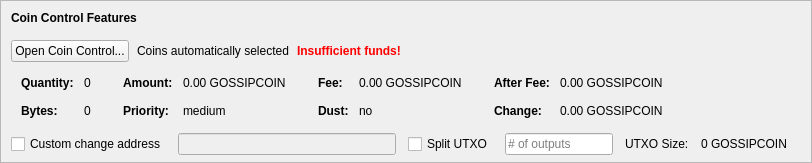
    <widget class="QFrame" name="frameCoinControl">
     <property name="sizePolicy">
      <sizepolicy hsizetype="Expanding" vsizetype="Expanding">
       <horstretch>0</horstretch>
       <verstretch>0</verstretch>
      </sizepolicy>
     </property>
     <property name="maximumSize">
      <size>
       <width>16777215</width>
       <height>16777215</height>
      </size>
     </property>
     <property name="frameShape">
      <enum>QFrame::StyledPanel</enum>
     </property>
     <property name="frameShadow">
      <enum>QFrame::Sunken</enum>
     </property>
     <layout class="QVBoxLayout" name="verticalLayoutCoinControl2">
      <property name="spacing">
       <number>0</number>
      </property>
      <property name="leftMargin">
       <number>0</number>
      </property>
      <property name="topMargin">
       <number>0</number>
      </property>
      <property name="rightMargin">
       <number>0</number>
      </property>
      <property name="bottomMargin">
       <number>6</number>
      </property>
      <item>
       <layout class="QVBoxLayout" name="verticalLayoutCoinControl" stretch="0,0,0,0,1">
        <property name="spacing">
         <number>0</number>
        </property>
        <property name="leftMargin">
         <number>10</number>
        </property>
        <property name="topMargin">
         <number>10</number>
        </property>
        <item>
         <layout class="QHBoxLayout" name="horizontalLayoutCoinControl1">
          <property name="bottomMargin">
           <number>15</number>
          </property>
          <item>
           <widget class="QLabel" name="labelCoinControlFeatures">
            <property name="sizePolicy">
             <sizepolicy hsizetype="Preferred" vsizetype="Maximum">
              <horstretch>0</horstretch>
              <verstretch>0</verstretch>
             </sizepolicy>
            </property>
            <property name="font">
             <font>
              <weight>75</weight>
              <bold>true</bold>
             </font>
            </property>
            <property name="styleSheet">
             <string notr="true">font-weight:bold;</string>
            </property>
            <property name="text">
             <string>Coin Control Features</string>
            </property>
           </widget>
          </item>
         </layout>
        </item>
        <item>
         <layout class="QHBoxLayout" name="horizontalLayoutCoinControl2" stretch="0,0,0,0">
          <property name="spacing">
           <number>8</number>
          </property>
          <property name="bottomMargin">
           <number>10</number>
          </property>
          <item>
           <widget class="QPushButton" name="pushButtonCoinControl">
            <property name="styleSheet">
             <string notr="true"/>
            </property>
            <property name="text">
             <string>Open Coin Control...</string>
            </property>
            <property name="autoDefault">
             <bool>false</bool>
            </property>
           </widget>
          </item>
          <item>
           <widget class="QLabel" name="labelCoinControlAutomaticallySelected">
            <property name="text">
             <string>Coins automatically selected</string>
            </property>
            <property name="margin">
             <number>5</number>
            </property>
           </widget>
          </item>
          <item>
           <widget class="QLabel" name="labelCoinControlInsuffFunds">
            <property name="font">
             <font>
              <weight>75</weight>
              <bold>true</bold>
             </font>
            </property>
            <property name="styleSheet">
             <string notr="true">color:red;font-weight:bold;</string>
            </property>
            <property name="text">
             <string>Insufficient funds!</string>
            </property>
            <property name="margin">
             <number>5</number>
            </property>
           </widget>
          </item>
          <item>
           <spacer name="horizontalSpacerCoinControl">
            <property name="orientation">
             <enum>Qt::Horizontal</enum>
            </property>
            <property name="sizeHint" stdset="0">
             <size>
              <width>40</width>
              <height>1</height>
             </size>
            </property>
           </spacer>
          </item>
         </layout>
        </item>
        <item>
         <widget class="QWidget" name="widgetCoinControl" native="true">
          <property name="sizePolicy">
           <sizepolicy hsizetype="Preferred" vsizetype="Preferred">
            <horstretch>0</horstretch>
            <verstretch>0</verstretch>
           </sizepolicy>
          </property>
          <property name="minimumSize">
           <size>
            <width>0</width>
            <height>0</height>
           </size>
          </property>
          <property name="styleSheet">
           <string notr="true"/>
          </property>
          <layout class="QHBoxLayout" name="horizontalLayoutCoinControl5">
           <property name="leftMargin">
            <number>0</number>
           </property>
           <property name="topMargin">
            <number>0</number>
           </property>
           <property name="rightMargin">
            <number>0</number>
           </property>
           <property name="bottomMargin">
            <number>0</number>
           </property>
           <item>
            <layout class="QHBoxLayout" name="horizontalLayoutCoinControl3" stretch="0,0,0,1">
             <property name="spacing">
              <number>20</number>
             </property>
             <property name="topMargin">
              <number>0</number>
             </property>
             <property name="bottomMargin">
              <number>10</number>
             </property>
             <item>
              <layout class="QFormLayout" name="formLayoutCoinControl1">
               <property name="horizontalSpacing">
                <number>10</number>
               </property>
               <property name="verticalSpacing">
                <number>14</number>
               </property>
               <property name="leftMargin">
                <number>10</number>
               </property>
               <property name="topMargin">
                <number>4</number>
               </property>
               <property name="rightMargin">
                <number>6</number>
               </property>
               <item row="0" column="0">
                <widget class="QLabel" name="labelCoinControlQuantityText">
                 <property name="font">
                  <font>
                   <weight>75</weight>
                   <bold>true</bold>
                  </font>
                 </property>
                 <property name="text">
                  <string>Quantity:</string>
                 </property>
                 <property name="margin">
                  <number>0</number>
                 </property>
                </widget>
               </item>
               <item row="0" column="1">
                <widget class="QLabel" name="labelCoinControlQuantity">
                 <property name="cursor">
                  <cursorShape>IBeamCursor</cursorShape>
                 </property>
                 <property name="contextMenuPolicy">
                  <enum>Qt::ActionsContextMenu</enum>
                 </property>
                 <property name="text">
                  <string notr="true">0</string>
                 </property>
                 <property name="margin">
                  <number>0</number>
                 </property>
                 <property name="textInteractionFlags">
                  <set>Qt::LinksAccessibleByMouse|Qt::TextSelectableByKeyboard|Qt::TextSelectableByMouse</set>
                 </property>
                </widget>
               </item>
               <item row="1" column="0">
                <widget class="QLabel" name="labelCoinControlBytesText">
                 <property name="font">
                  <font>
                   <weight>75</weight>
                   <bold>true</bold>
                  </font>
                 </property>
                 <property name="text">
                  <string>Bytes:</string>
                 </property>
                </widget>
               </item>
               <item row="1" column="1">
                <widget class="QLabel" name="labelCoinControlBytes">
                 <property name="cursor">
                  <cursorShape>IBeamCursor</cursorShape>
                 </property>
                 <property name="contextMenuPolicy">
                  <enum>Qt::ActionsContextMenu</enum>
                 </property>
                 <property name="text">
                  <string notr="true">0</string>
                 </property>
                 <property name="textInteractionFlags">
                  <set>Qt::LinksAccessibleByMouse|Qt::TextSelectableByKeyboard|Qt::TextSelectableByMouse</set>
                 </property>
                </widget>
               </item>
              </layout>
             </item>
             <item>
              <layout class="QFormLayout" name="formLayoutCoinControl2">
               <property name="horizontalSpacing">
                <number>10</number>
               </property>
               <property name="verticalSpacing">
                <number>14</number>
               </property>
               <property name="leftMargin">
                <number>6</number>
               </property>
               <property name="topMargin">
                <number>4</number>
               </property>
               <property name="rightMargin">
                <number>6</number>
               </property>
               <item row="0" column="0">
                <widget class="QLabel" name="labelCoinControlAmountText">
                 <property name="font">
                  <font>
                   <weight>75</weight>
                   <bold>true</bold>
                  </font>
                 </property>
                 <property name="text">
                  <string>Amount:</string>
                 </property>
                 <property name="margin">
                  <number>0</number>
                 </property>
                </widget>
               </item>
               <item row="0" column="1">
                <widget class="QLabel" name="labelCoinControlAmount">
                 <property name="cursor">
                  <cursorShape>IBeamCursor</cursorShape>
                 </property>
                 <property name="contextMenuPolicy">
                  <enum>Qt::ActionsContextMenu</enum>
                 </property>
                 <property name="text">
                  <string notr="true">0.00 GOSSIPCOIN</string>
                 </property>
                 <property name="textInteractionFlags">
                  <set>Qt::LinksAccessibleByMouse|Qt::TextSelectableByKeyboard|Qt::TextSelectableByMouse</set>
                 </property>
                </widget>
               </item>
               <item row="1" column="0">
                <widget class="QLabel" name="labelCoinControlPriorityText">
                 <property name="font">
                  <font>
                   <weight>75</weight>
                   <bold>true</bold>
                  </font>
                 </property>
                 <property name="text">
                  <string>Priority:</string>
                 </property>
                </widget>
               </item>
               <item row="1" column="1">
                <widget class="QLabel" name="labelCoinControlPriority">
                 <property name="cursor">
                  <cursorShape>IBeamCursor</cursorShape>
                 </property>
                 <property name="contextMenuPolicy">
                  <enum>Qt::ActionsContextMenu</enum>
                 </property>
                 <property name="text">
                  <string>medium</string>
                 </property>
                 <property name="textInteractionFlags">
                  <set>Qt::LinksAccessibleByMouse|Qt::TextSelectableByKeyboard|Qt::TextSelectableByMouse</set>
                 </property>
                </widget>
               </item>
              </layout>
             </item>
             <item>
              <layout class="QFormLayout" name="formLayoutCoinControl3">
               <property name="horizontalSpacing">
                <number>10</number>
               </property>
               <property name="verticalSpacing">
                <number>14</number>
               </property>
               <property name="leftMargin">
                <number>6</number>
               </property>
               <property name="topMargin">
                <number>4</number>
               </property>
               <property name="rightMargin">
                <number>6</number>
               </property>
               <item row="0" column="0">
                <widget class="QLabel" name="labelCoinControlFeeText">
                 <property name="font">
                  <font>
                   <weight>75</weight>
                   <bold>true</bold>
                  </font>
                 </property>
                 <property name="text">
                  <string>Fee:</string>
                 </property>
                 <property name="margin">
                  <number>0</number>
                 </property>
                </widget>
               </item>
               <item row="0" column="1">
                <widget class="QLabel" name="labelCoinControlFee">
                 <property name="cursor">
                  <cursorShape>IBeamCursor</cursorShape>
                 </property>
                 <property name="contextMenuPolicy">
                  <enum>Qt::ActionsContextMenu</enum>
                 </property>
                 <property name="text">
                  <string notr="true">0.00 GOSSIPCOIN</string>
                 </property>
                 <property name="textInteractionFlags">
                  <set>Qt::LinksAccessibleByMouse|Qt::TextSelectableByKeyboard|Qt::TextSelectableByMouse</set>
                 </property>
                </widget>
               </item>
               <item row="1" column="0">
                <widget class="QLabel" name="labelCoinControlLowOutputText">
                 <property name="font">
                  <font>
                   <weight>75</weight>
                   <bold>true</bold>
                  </font>
                 </property>
                 <property name="text">
                  <string>Dust:</string>
                 </property>
                </widget>
               </item>
               <item row="1" column="1">
                <widget class="QLabel" name="labelCoinControlLowOutput">
                 <property name="cursor">
                  <cursorShape>IBeamCursor</cursorShape>
                 </property>
                 <property name="contextMenuPolicy">
                  <enum>Qt::ActionsContextMenu</enum>
                 </property>
                 <property name="text">
                  <string>no</string>
                 </property>
                 <property name="textInteractionFlags">
                  <set>Qt::LinksAccessibleByMouse|Qt::TextSelectableByKeyboard|Qt::TextSelectableByMouse</set>
                 </property>
                </widget>
               </item>
              </layout>
             </item>
             <item>
              <layout class="QFormLayout" name="formLayoutCoinControl4">
               <property name="horizontalSpacing">
                <number>10</number>
               </property>
               <property name="verticalSpacing">
                <number>14</number>
               </property>
               <property name="leftMargin">
                <number>6</number>
               </property>
               <property name="topMargin">
                <number>4</number>
               </property>
               <property name="rightMargin">
                <number>6</number>
               </property>
               <item row="0" column="0">
                <widget class="QLabel" name="labelCoinControlAfterFeeText">
                 <property name="font">
                  <font>
                   <weight>75</weight>
                   <bold>true</bold>
                  </font>
                 </property>
                 <property name="text">
                  <string>After Fee:</string>
                 </property>
                 <property name="margin">
                  <number>0</number>
                 </property>
                </widget>
               </item>
               <item row="0" column="1">
                <widget class="QLabel" name="labelCoinControlAfterFee">
                 <property name="cursor">
                  <cursorShape>IBeamCursor</cursorShape>
                 </property>
                 <property name="contextMenuPolicy">
                  <enum>Qt::ActionsContextMenu</enum>
                 </property>
                 <property name="text">
                  <string notr="true">0.00 GOSSIPCOIN</string>
                 </property>
                 <property name="textInteractionFlags">
                  <set>Qt::LinksAccessibleByMouse|Qt::TextSelectableByKeyboard|Qt::TextSelectableByMouse</set>
                 </property>
                </widget>
               </item>
               <item row="1" column="0">
                <widget class="QLabel" name="labelCoinControlChangeText">
                 <property name="font">
                  <font>
                   <weight>75</weight>
                   <bold>true</bold>
                  </font>
                 </property>
                 <property name="text">
                  <string>Change:</string>
                 </property>
                </widget>
               </item>
               <item row="1" column="1">
                <widget class="QLabel" name="labelCoinControlChange">
                 <property name="cursor">
                  <cursorShape>IBeamCursor</cursorShape>
                 </property>
                 <property name="contextMenuPolicy">
                  <enum>Qt::ActionsContextMenu</enum>
                 </property>
                 <property name="text">
                  <string notr="true">0.00 GOSSIPCOIN</string>
                 </property>
                 <property name="textInteractionFlags">
                  <set>Qt::LinksAccessibleByMouse|Qt::TextSelectableByKeyboard|Qt::TextSelectableByMouse</set>
                 </property>
                </widget>
               </item>
              </layout>
             </item>
            </layout>
           </item>
          </layout>
         </widget>
        </item>
        <item>
         <layout class="QHBoxLayout" name="horizontalLayoutCoinControl4" stretch="0,0,0,0,0,0,0">
          <property name="spacing">
           <number>12</number>
          </property>
          <property name="sizeConstraint">
           <enum>QLayout::SetDefaultConstraint</enum>
          </property>
          <property name="topMargin">
           <number>5</number>
          </property>
          <property name="rightMargin">
           <number>5</number>
          </property>
          <item>
           <widget class="QCheckBox" name="checkBoxCoinControlChange">
            <property name="toolTip">
             <string>If this is activated, but the change address is empty or invalid, change will be sent to a newly generated address.</string>
            </property>
            <property name="text">
             <string>Custom change address</string>
            </property>
           </widget>
          </item>
          <item>
           <widget class="QValidatedLineEdit" name="lineEditCoinControlChange">
            <property name="enabled">
             <bool>false</bool>
            </property>
            <property name="sizePolicy">
             <sizepolicy hsizetype="Expanding" vsizetype="Fixed">
              <horstretch>0</horstretch>
              <verstretch>0</verstretch>
             </sizepolicy>
            </property>
           </widget>
          </item>
          <item>
           <widget class="QCheckBox" name="splitBlockCheckBox">
            <property name="text">
             <string>Split UTXO</string>
            </property>
           </widget>
          </item>
          <item>
           <widget class="QLineEdit" name="splitBlockLineEdit">
            <property name="sizePolicy">
             <sizepolicy hsizetype="Fixed" vsizetype="Fixed">
              <horstretch>50</horstretch>
              <verstretch>0</verstretch>
             </sizepolicy>
            </property>
            <property name="placeholderText">
             <string># of outputs</string>
            </property>
           </widget>
          </item>
          <item>
           <widget class="QLabel" name="labelBlockSizeText">
            <property name="text">
             <string>UTXO Size:</string>
            </property>
           </widget>
          </item>
          <item>
           <widget class="QLabel" name="labelBlockSize">
            <property name="text">
             <string>0 GOSSIPCOIN</string>
            </property>
           </widget>
          </item>
          <item>
           <widget class="QLabel" name="labelCoinControlChangeLabel">
            <property name="sizePolicy">
             <sizepolicy hsizetype="Preferred" vsizetype="Expanding">
              <horstretch>0</horstretch>
              <verstretch>0</verstretch>
             </sizepolicy>
            </property>
            <property name="minimumSize">
             <size>
              <width>0</width>
              <height>0</height>
             </size>
            </property>
            <property name="text">
             <string/>
            </property>
            <property name="margin">
             <number>3</number>
            </property>
           </widget>
          </item>
         </layout>
        </item>
        <item>
         <spacer name="verticalSpacerCoinControl">
          <property name="orientation">
           <enum>Qt::Vertical</enum>
          </property>
          <property name="sizeHint" stdset="0">
           <size>
            <width>800</width>
            <height>1</height>
           </size>
          </property>
         </spacer>
        </item>
       </layout>
      </item>
     </layout>
    </widget>
